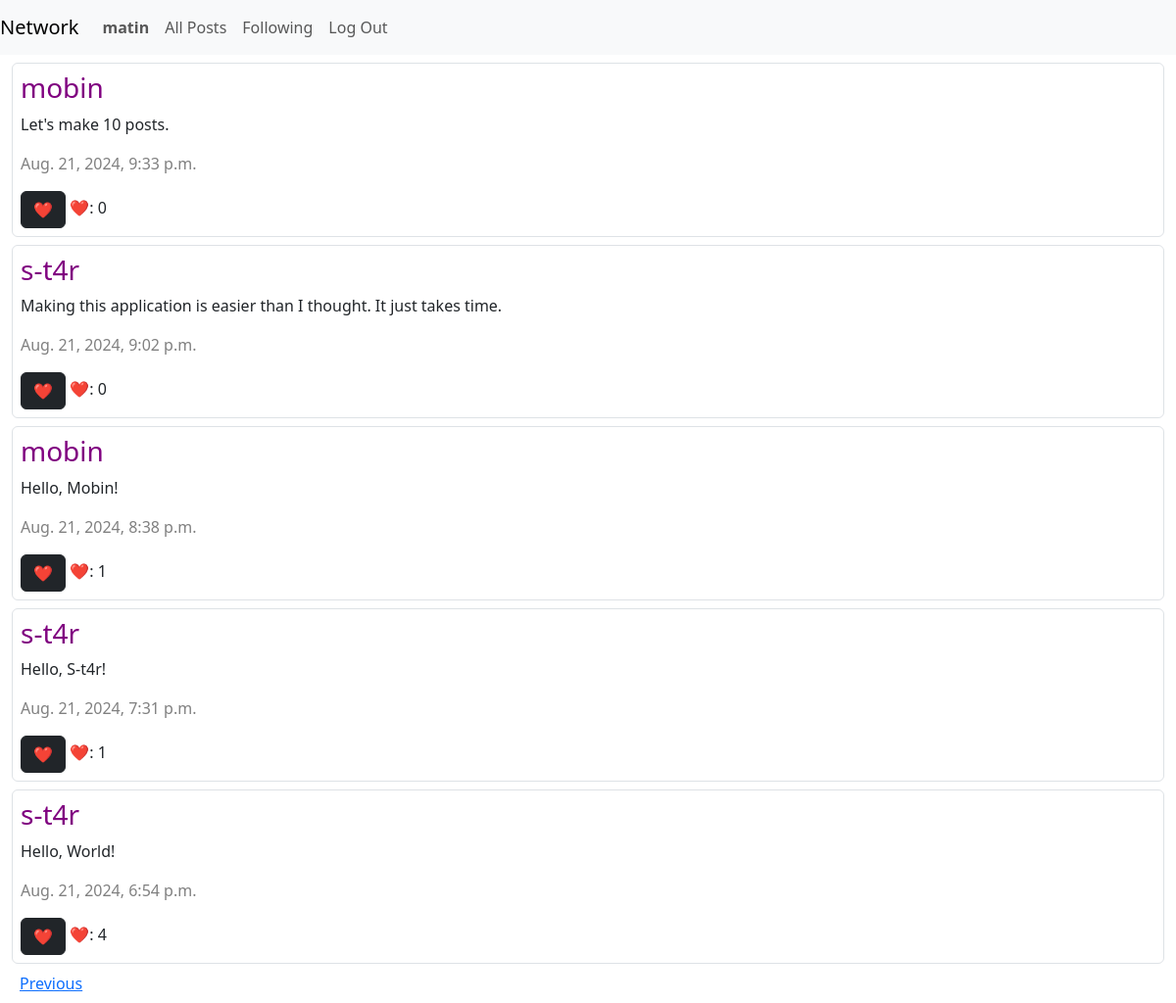
The page /following?page=2 (signed in) on the database its author committed.
### network/models.py (models this page shows)
class User(AbstractUser):
    id = models.AutoField(primary_key=True)
    following = models.ManyToManyField("self", symmetrical=False, related_name="followers", blank=True)

class Posts(models.Model):
    id = models.AutoField(primary_key=True)
    content = models.TextField()
    timestamp = models.DateTimeField(auto_now_add=True)
    user = models.ForeignKey(User, on_delete=models.CASCADE, related_name='user_posts')
    likes = models.ManyToManyField(User, related_name="liked_posts", blank=True)

### network/views.py (the view)
# urls.py: path("following", views.following, name="following"),
def following(request):
    user = get_object_or_404(User, id=request.user.id)
    following_users = user.following.all()
    following_posts = Posts.objects.filter(user__in=following_users).order_by("-timestamp")
    paginator = Paginator(following_posts, 10)
    page_number = request.GET.get('page')
    page_obj = paginator.get_page(page_number)
    return render(request, "network/following.html", {
        "page_obj": page_obj
    })

### network/templates/network/following.html (shortened to what this page needs)
{% extends "network/layout.html" %}
{% load static %}
{% block body %}
    <div class="container-fluid">
        {% for post in page_obj %}
        <div id="{{ post.id }}" class="border rounded-2 p-2 mt-2">
            <h3>
                <a href="{% url 'user_profile' post.user.id %}"
                style="color: purple; text-decoration: none;">
                    {{ post.user }}
                </a>
            </h3>
            <p id="post_content_{{ post.id }}">{{ post.content }}</p>
            <p><span style="color: gray; font-weight: 100;">{{ post.timestamp }}</span></p>
            {% if request.user.is_authenticated %}
            <button class="btn btn-dark like_button" type="button" data_post_id="{{ post.id }}">❤️</button>
            {% endif %}
            <span>❤️: <span id="like_count_{{ post.id }}">{{ post.likes.count }}</span></span>
        </div>
        {% endfor %}
        <div class="pagination p-2">
            {% if page_obj.has_previous %}
                <a href="?page={{ page_obj.previous_page_number }}">Previous</a>
            {% endif %}
        </div>
    </div>
{% endblock %}

### network/templates/network/layout.html (shortened to what this page needs)
{% load static %}
<!DOCTYPE html>
<html lang="en">
    <head>
        <link href="https://cdn.jsdelivr.net/npm/bootstrap@5.3.3/dist/css/bootstrap.min.css" rel="stylesheet">
        <link href="{% static 'network/styles.css' %}" rel="stylesheet">
    </head>
    <body>
        <nav class="navbar navbar-expand-lg navbar-light bg-light">
            <a class="navbar-brand" href="{% url 'index' %}">Network</a>
            <div>
              <ul class="navbar-nav mr-auto">
                {% if request.user.is_authenticated %}
                    <li class="nav-item">
                        <a class="nav-link" href="{% url 'user_profile' request.user.id %}"><strong>{{ user.username }}</strong></a>
                    </li>
                    {% else %}
                    <li class="nav-item">
                        <a class="nav-link" href="{% url 'register' %}">
                            <strong>Anonymous</strong>
                        </a>
                    </li>
                {% endif %}
                <li class="nav-item">
                  <a class="nav-link" href="{% url 'index' %}">All Posts</a>
                </li>
                {% if request.user.is_authenticated %}
                    <li class="nav-item">
                        <a class="nav-link" href="{% url 'following' %}">Following</a>
                    </li>
                    <li class="nav-item">
                        <a class="nav-link" href="{% url 'logout' %}">Log Out</a>
                    </li>
                {% endif %}
              </ul>
            </div>
          </nav>
        <div class="body">
            {% block body %}
            {% endblock %}
        </div>
    </body>
</html>

### rows shown on the page
User: username "matin"
Posts: user "mobin", content "Let's make 10 posts.", timestamp "Aug. 21, 2024, 9:33 p.m.", likes.count "0"
Posts: user "s-t4r", content "Making this application is easier than I thought. It just takes time.", timestamp "Aug. 21, 2024, 9:02 p.m.", likes.count "0"
Posts: user "mobin", content "Hello, Mobin!", timestamp "Aug. 21, 2024, 8:38 p.m.", likes.count "1"
Posts: user "s-t4r", content "Hello, S-t4r!", timestamp "Aug. 21, 2024, 7:31 p.m.", likes.count "1"
Posts: user "s-t4r", content "Hello, World!", timestamp "Aug. 21, 2024, 6:54 p.m.", likes.count "4"
